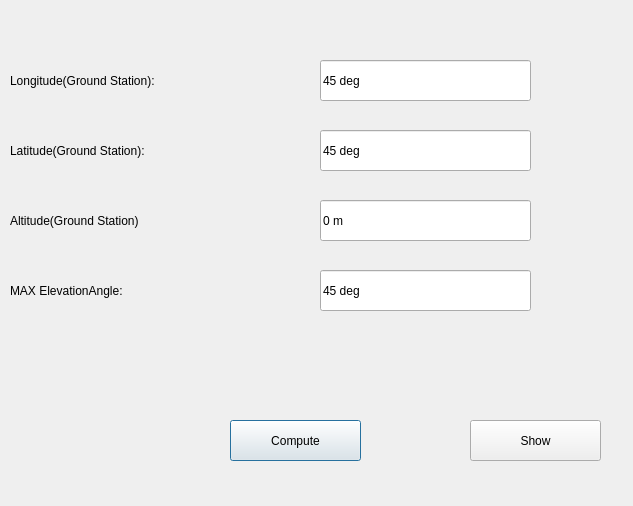
<?xml version="1.0" encoding="UTF-8"?>
<ui version="4.0">
 <class>Dialog</class>
 <widget class="QDialog" name="Dialog">
  <property name="geometry">
   <rect>
    <x>0</x>
    <y>0</y>
    <width>633</width>
    <height>506</height>
   </rect>
  </property>
  <property name="windowTitle">
   <string>Access</string>
  </property>
  <widget class="QLineEdit" name="Step_Size_5">
   <property name="geometry">
    <rect>
     <x>320</x>
     <y>270</y>
     <width>211</width>
     <height>41</height>
    </rect>
   </property>
   <property name="toolTip">
    <string>&lt;html&gt;&lt;head/&gt;&lt;body&gt;&lt;p&gt;&lt;br/&gt;&lt;/p&gt;&lt;/body&gt;&lt;/html&gt;</string>
   </property>
   <property name="text">
    <string>45 deg</string>
   </property>
  </widget>
  <widget class="QLabel" name="label_14">
   <property name="geometry">
    <rect>
     <x>10</x>
     <y>130</y>
     <width>301</width>
     <height>41</height>
    </rect>
   </property>
   <property name="styleSheet">
    <string notr="true">font: 10pt &quot;Adobe 黑体 Std R&quot;;</string>
   </property>
   <property name="text">
    <string>Latitude(Ground Station):</string>
   </property>
  </widget>
  <widget class="QLabel" name="label_15">
   <property name="geometry">
    <rect>
     <x>10</x>
     <y>270</y>
     <width>301</width>
     <height>41</height>
    </rect>
   </property>
   <property name="styleSheet">
    <string notr="true">font: 10pt &quot;Adobe 黑体 Std R&quot;;</string>
   </property>
   <property name="text">
    <string>MAX ElevationAngle:</string>
   </property>
  </widget>
  <widget class="QLineEdit" name="Step_Size_3">
   <property name="geometry">
    <rect>
     <x>320</x>
     <y>60</y>
     <width>211</width>
     <height>41</height>
    </rect>
   </property>
   <property name="toolTip">
    <string>&lt;html&gt;&lt;head/&gt;&lt;body&gt;&lt;p&gt;&lt;br/&gt;&lt;/p&gt;&lt;/body&gt;&lt;/html&gt;</string>
   </property>
   <property name="text">
    <string>45 deg</string>
   </property>
  </widget>
  <widget class="QLabel" name="label_13">
   <property name="geometry">
    <rect>
     <x>10</x>
     <y>60</y>
     <width>301</width>
     <height>41</height>
    </rect>
   </property>
   <property name="styleSheet">
    <string notr="true">font: 10pt &quot;Adobe 黑体 Std R&quot;;</string>
   </property>
   <property name="text">
    <string>Longitude(Ground Station):</string>
   </property>
  </widget>
  <widget class="QLineEdit" name="Step_Size_4">
   <property name="geometry">
    <rect>
     <x>320</x>
     <y>130</y>
     <width>211</width>
     <height>41</height>
    </rect>
   </property>
   <property name="toolTip">
    <string>&lt;html&gt;&lt;head/&gt;&lt;body&gt;&lt;p&gt;&lt;br/&gt;&lt;/p&gt;&lt;/body&gt;&lt;/html&gt;</string>
   </property>
   <property name="text">
    <string>45 deg</string>
   </property>
  </widget>
  <widget class="QPushButton" name="pushButton">
   <property name="geometry">
    <rect>
     <x>230</x>
     <y>420</y>
     <width>131</width>
     <height>41</height>
    </rect>
   </property>
   <property name="styleSheet">
    <string notr="true">font: 10pt &quot;Adobe 黑体 Std R&quot;;</string>
   </property>
   <property name="text">
    <string>Compute</string>
   </property>
  </widget>
  <widget class="QLabel" name="label_16">
   <property name="geometry">
    <rect>
     <x>10</x>
     <y>200</y>
     <width>301</width>
     <height>41</height>
    </rect>
   </property>
   <property name="styleSheet">
    <string notr="true">font: 10pt &quot;Adobe 黑体 Std R&quot;;</string>
   </property>
   <property name="text">
    <string>Altitude(Ground Station)</string>
   </property>
  </widget>
  <widget class="QLineEdit" name="Step_Size_6">
   <property name="geometry">
    <rect>
     <x>320</x>
     <y>200</y>
     <width>211</width>
     <height>41</height>
    </rect>
   </property>
   <property name="toolTip">
    <string>&lt;html&gt;&lt;head/&gt;&lt;body&gt;&lt;p&gt;&lt;br/&gt;&lt;/p&gt;&lt;/body&gt;&lt;/html&gt;</string>
   </property>
   <property name="text">
    <string>0 m</string>
   </property>
  </widget>
  <widget class="QPushButton" name="pushButton_2">
   <property name="geometry">
    <rect>
     <x>470</x>
     <y>420</y>
     <width>131</width>
     <height>41</height>
    </rect>
   </property>
   <property name="styleSheet">
    <string notr="true">font: 10pt &quot;Adobe 黑体 Std R&quot;;</string>
   </property>
   <property name="text">
    <string>Show</string>
   </property>
  </widget>
 </widget>
 <resources/>
 <connections/>
</ui>
